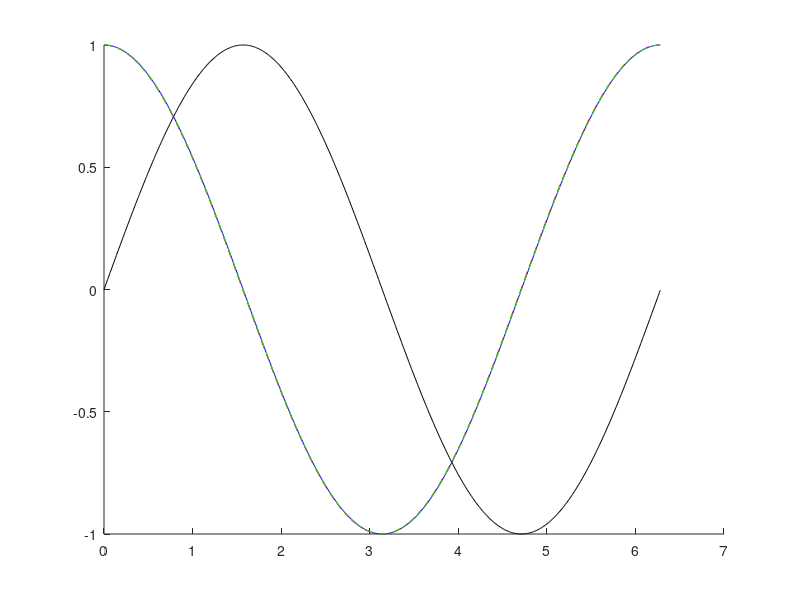

The MATLAB source for this figure:
% numerical differentiation

x = 0:0.01:2*pi;

y = @(x)sin(x);
dy = @(x)cos(x);
dny = diff(y(x)); % one possiblity how to approximate derivation
dny2 = gradient(y(x)); % another possiblity by function gradient

figure(1); clf;
hold on;
plot(x,y(x),'k-');
plot(x,dy(x),'b-');
plot(x(1:end-1),dny/0.01,'r--');
plot(x,dny2/0.01,'g--');
hold off;